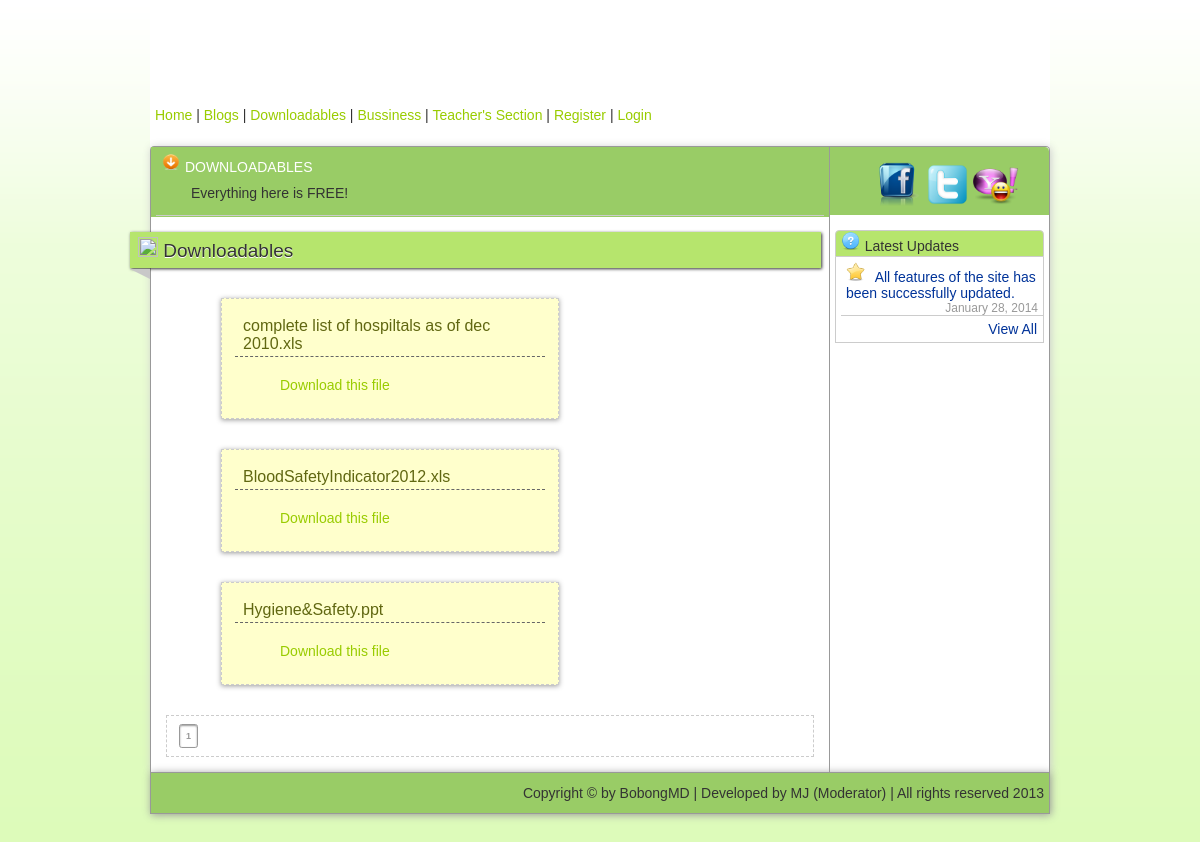
The page /dloadables.php on the database its author committed.
### tables this page shows
CREATE TABLE IF NOT EXISTS `downloadables` (
  `id` int(11) NOT NULL AUTO_INCREMENT,
  `TIT` varchar(80) NOT NULL,
  `LOC` varchar(255) NOT NULL,
  `ST` int(1) NOT NULL,
  `TS` timestamp NOT NULL DEFAULT CURRENT_TIMESTAMP ON UPDATE CURRENT_TIMESTAMP,
  PRIMARY KEY (`id`)
);

### dloadables.php (the view, shortened to what this page needs)
<?php include 'header.php'; ?>
<form action="#" method="post">
<td width="686" valign="top" align="left">
	<div class="left" style="height:70px; background-color: #9C6;">
        <div class="left" style="border-bottom: 1px solid #CCC; height:68px; margin-right: 5px;">
        <span class="okw"><img src="images/icons/download_icon.png" width="20" height="20" style="margin-top: 5px;" />&nbsp;DOWNLOADABLES</span>
            <div class="left" style="margin-left: 25px; margin-top: 10px;">
                Everything here is FREE!
            </div>
        </div>
    </div>
    <div class="center" style="margin-top: 15px; margin-right: 5px; width: 97%;">
    	 <div class="left" style=" border-top-left-radius: 0.3em; border-top-right-radius: 0.3em; ">
             <div class="header_arrow">
                <span class="left">
                    <img src="images/icons/toolbar-icons/downloads.png" width="20" height="20" style="margin-top: 2px;" />&nbsp;Downloadables
                </span>
                <span class="arrow">
                </span>
             </div>
         </div>
         <div id="txtHint" class="left" style=" margin-top: 15px; margin-bottom: 15px;">
            <table border="0" cellspacing="0" cellpadding="0">
            <?php
			$per_page	= 5;
			$query	= mysql_query(" SELECT COUNT(`id`) FROM `downloadables` WHERE ST = '1' ")
			or die(mysql_error());
			$pages	= ceil(mysql_result($query, 0) / $per_page);
			$page	= ( isset( $_GET['page']))  ? (int)$_GET['page'] : 1;
			$start	= ($page - 1) * $per_page;
			$query 	= mysql_query(" SELECT *
									FROM `downloadables`
									WHERE ST = '1'
									ORDER BY id DESC LIMIT ".$start.", ".$per_page." ")
			or die(mysql_error());
			while($row	= mysql_fetch_array($query))
			{
				$r_title	= $row['TIT'];
				$r_link		= $row['LOC'];
				$table = "
				<tr>
                	<td>
                    <div class='dloadWrap'>
                    	<div style=' text-align: left; margin:5px; padding:3px; border-bottom: 1px dashed #666;'>
                        	<h5>".$r_title."</h5>
                        </div>
                        <div class='left'>
                        	<h5 class='dloadLink'><a href='".$r_link."' title='Download this file'>Download this file</a></h5>
                        </div>
                    </div>
                    </td>
               	</tr>
				";
				echo $table;
			}
			?>
            </table>
         </div>
    </div>
    <div class="pagination" style="margin: 2px 15px 15px;">
		<?php
		if($pages >= 1 && $page <= $pages)
		{
			for ($x = 1; $x <= $pages; $x++)
			{
				echo ($x == $page) ? '<b><a id="onLink" href="?page='.$x.'">'.$x.'</a></b> ' :  '<a href="?page='.$x.'">'.$x.'</a> ';
			}
		}
		?>
    </div>
</td>
<td width="224" valign="top" align="center" style="border-left:1px solid #999;">
	<div class="right" style="height: 68px;  background-color: #9C6; border-top-right-radius: 0.3em;">
    	<table width="100%" border="0" cellspacing="0" cellpadding="0">
          <tr>
            <td>
            <div style=" margin-top: 5px; margin-left: 25px;">
              <?php include('followlinks.php'); ?>
            </div>
            </td>
            <td class="a"><div style=" margin-top: 5px;"><span class="okb">&nbsp;</span></div></td>
          </tr>
        </table>
    </div>
    <div style="margin-top: 15px; margin-left: 5px; margin-right: 5px; margin-bottom: 15px;">
        	<div class="left" style=" height: 25px; border: 1px solid #CCC; border-top-left-radius: 0.3em; border-top-right-radius: 0.3em;
            background-color:#b6e56d">
            	<img src="images/icons/toolbar-icons/help.png"  width="20" height="20" />&nbsp;Latest Updates
            </div>
            <div class="left" style="padding-top: 5px; padding-bottom: 5px;
            border-left:1px solid #CCC;  border-right:1px solid #CCC; border-bottom: 1px solid #CCC;">
            	<div class="left">
            	<img src="images/icons/toolbar-icons/star.png" width="20" height="20" />&nbsp;
                <a class="button" href="">All features of the site has been successfully updated.</a>
                </div>
                <div class="right" style="border-bottom:1px solid #CCC; margin-bottom: 5px;"><span class="s_normal">January 28, 2014</span></div>
                <div class="right"><a class="button" href="">View All</a></div>
            </div>
     </div>
</td>
</form>
<?php include 'footer.php'; ?>

### includes/styles.css (style rules this page uses)
* { margin:0px; padding:0px; }
a { text-decoration: none; color: #9C0; font-size: 14px; }
body { font-family: "Trebuchet MS", Arial, Helvetica, sans-serif; font-size: 14px; margin-bottom: 35px; background-repeat:repeat-x; color:#333; background-color:#dcfbb8; }
.okb { color:#00F; }
.okw { color:#FFF; }
.s_normal { font-size: 12px; color: #999; }
h1, h2, h3, h4 ,h5 ,h6 { color: #252323; font-weight: normal; }
h5 { font-size: 16px; margin: 0 15px 0 5px; padding: 0; color: #606711; }
.center { text-align: center; }
.left { text-align:left; padding-left: 5px; }
.right { text-align: right; padding-right: 5px; }
.button { border: 1px solid #FFF; text-align:left; color: #039; height: 25px; background-color:#FFF; border-radius: 0.3em; cursor: pointer; }
.header_arrow { background: #b6e56d; background: -moz-linear-gradient(top, #e3e3e3, #c8c8c8); background: -webkit-gradient(linear, left top, left bottombottom, from(#e3e3e3), to(#c8c8c8)); padding: 3px; margin-left: -26px; margin-top: 0; position: relative; width: 105%; height: 30px; -moz-box-shadow: 1px 1px 3px #333; -webkit-box-shadow: 1px 1px 3px #333; box-shadow: 1px 1px 3px #333; font-size: 19px; text-align:left; color: #333; text-shadow: 0 1px 0 #FFF; }
.arrow { width: 0; height: 0; line-height: 0; border-left: 20px solid transparent; border-top: 10px solid #c8c8c8; top: 104%; left: 0; position: absolute; }
.pagination { padding: 15px 10px; border: 1px dashed #CCC; }
.pagination a { font-size: 9px; text-decoration: none; color:#009; border: 1px solid #999; padding: 6px; border-radius: 0.3em; margin: 0 2px; }
.pagination a#onLink { box-shadow: inset 0 1px 2px #999; color: #999; }
.dloadWrap { border: 1px dashed #CCC; background-color:#FFC; padding: 10px 8px; width: 320px; margin: 15px 65px 15px; box-shadow: 0 1px 5px #999; }
h5.dloadLink { color: #999; padding: 15px 0 15px 40px; background: url(../images/icons/toolbar-icons/downloads.png) center left no-repeat; }

### rows shown on the page
downloadables: TIT "complete list of hospiltals as of dec 2010.xls"
downloadables: TIT "BloodSafetyIndicator2012.xls"
downloadables: TIT "Hygiene&Safety.ppt"
